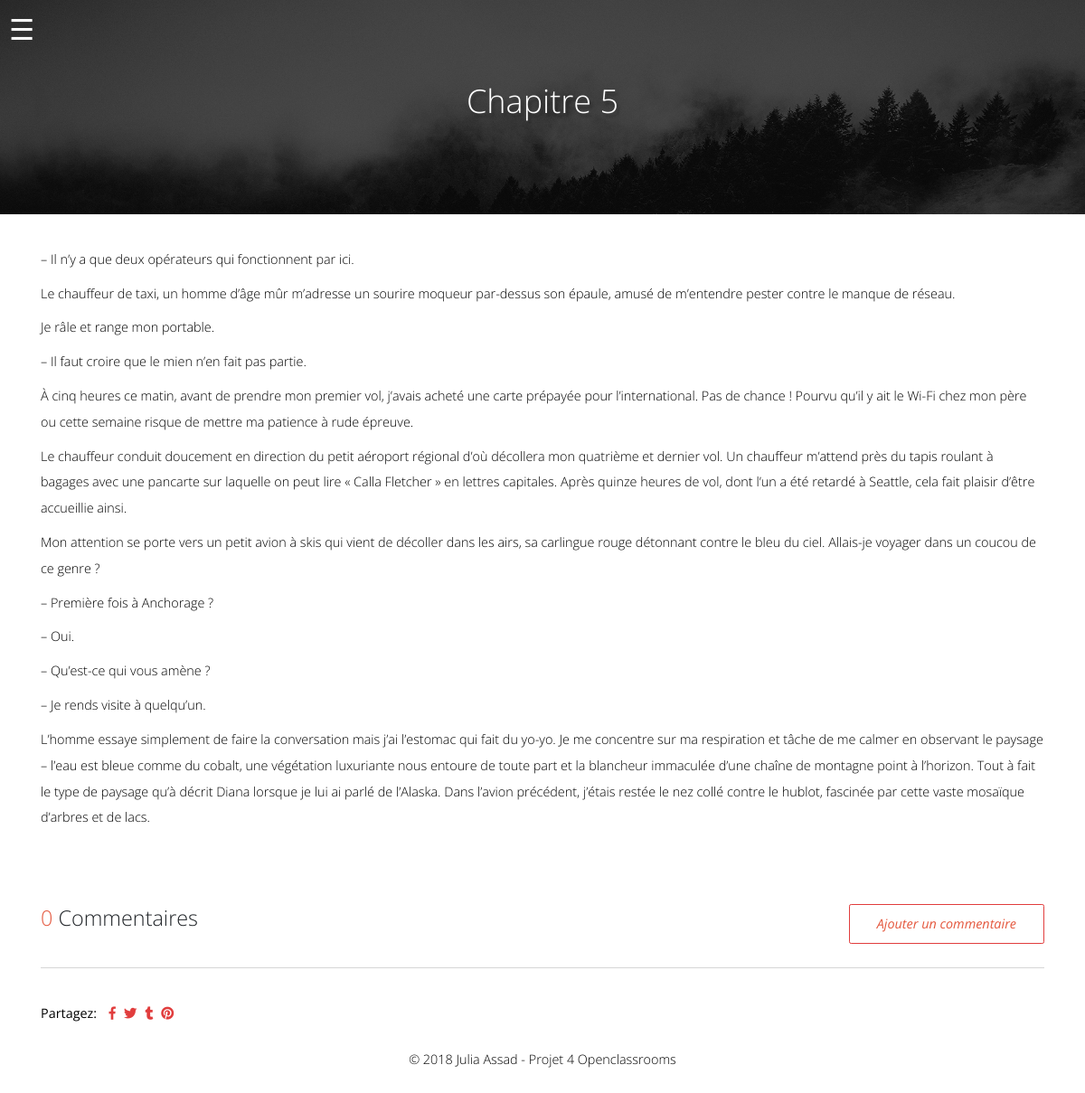
Page /chapitres/6 on the committed database.
### tables this page shows
CREATE TABLE `chapters` (
  `id` int(11) NOT NULL,
  `title` varchar(255) NOT NULL,
  `body` text NOT NULL,
  `image` varchar(255) NOT NULL,
  `created_at` datetime NOT NULL DEFAULT CURRENT_TIMESTAMP
);

### app/libraries/core.php (called while the page is built, shortened)
<?php
class Core
{
 protected $currentMethod = 'Index';
 public function __construct()
 {
  $url = $this->getUrl();
  if (file_exists('../app/controllers/' . ucwords($url[0]) . '.php')) {
   unset($url[0]);
  }
  $this->currentController = new $this->currentController;
  $this->params = $url ? array_values($url) : [];
  call_user_func_array([$this->currentController, $this->currentMethod], $this->params);
 }
 public function getUrl()
 {
  if (isset($_GET['url'])) {
   $url = rtrim($_GET['url'], '/');
   $url = filter_var($url, FILTER_SANITIZE_URL);
   $url = explode('/', $url);
   return $url;
  }
 }
}

### public/index.php (called while the page is built, shortened)
<?php
$init = new Core;

### app/libraries/database.php (called while the page is built, shortened)
<?php
class Database
{
 private $host = DB_HOST;
 private $user = DB_USER;
 private $pass = DB_PASS;
 private $dbname = DB_NAME;
 private $dbh;
 private $stmt;
 public function __construct()
 {
  $dsn = 'mysql:host=' . $this->host . ';dbname=' . $this->dbname;
  $options = array(
   PDO::ATTR_PERSISTENT => true,
   PDO::ATTR_ERRMODE => PDO::ERRMODE_EXCEPTION,
  );
  try {
   $this->dbh = new PDO($dsn, $this->user, $this->pass, $options);
  } catch (PDOException $e) {
   $this->error = $e->getMessage();
   echo $this->error;
  }}
 public function query($sql)
 {
  $this->stmt = $this->dbh->prepare($sql);
 }
 public function bind($param, $value, $type = null)
 {
  if (is_null($type)) {
   switch (true) {
    default:
     $type = PDO::PARAM_STR;
   }
  }
  $this->stmt->bindValue($param, $value, $type);
 }
 public function execute()
 {
  return $this->stmt->execute();
 }
 public function single()
 {
  $this->execute();
  return $this->stmt->fetch(PDO::FETCH_OBJ);
 }
}

### app/models/AdminChapter.php (called while the page is built, shortened)
<?php
class AdminChapter
{
 private $db;
 public function __construct()
 {
  $this->db = new Database;
 }
 public function getChapters()
 {
  $this->db->query('SELECT * FROM chapters');
  $results = $this->db->resultSet();
  return $results;
 }
 public function getChapterById($id)
 {
  $this->db->query('SELECT * FROM chapters WHERE id = :id');
  $this->db->bind(':id', $id);
  $row = $this->db->single();
  return $row;
 }
}

### app/views/pages/chapitre.php (the view, shortened to what this page needs)
<?php require APPROOT . '/views/inc/header.php';?>
<body class="page-template">
  <div id="container">
    <div class="page-banner">
      <button class="menu-btn">&#9776;</button>
      <div class="container">
        <div class="d-flex justify-content-center align-items-center">
          <h2 class="page-title">
            <?php echo $data['chapter']->title; ?>
          </h2>
        </div>
      </div>
    </div>
    <div class="chapter_single">
      <div class="container">
        <?php echo $data['chapter']->body; ?>
      </div>
    </div>
    <div id="comments" class="comments">
      <div class="container">
        <div class="comments_wrapper">
          <div class="comments-header d-sm-flex justify-content-between align-items-center text-center">
            <?php if ($data['commentsCount'] > 1 || $data['commentsCount'] === 0): ?>
            <h5><span class="commentsCount"><?php echo $data['commentsCount']; ?></span> Commentaires</h5>
            <?php else: ?>
            <h5><span class="commentsCount"><?php echo $data['commentsCount']; ?></span> Commentaire</h5>
            <?php endif;?>
            <div class="add-comment">
              <button class="btn">Ajouter un commentaire</button>
            </div>
          </div>
        </div>
      </div>
    </div>
    <div class="share-chapter">
      <div class="container">
        <div class="d-flex align-items-center">
          <p class="mr-3"><strong>Partagez:</strong></p>
          <ul class="d-flex social-icons list-unstyled">
            <li><a href="#"><i class="fab fa-facebook-f"></i></a>
            </li>
            <li><a href="#"><i class="fab fa-twitter"></i></a></li>
            <li><a href="#"><i class="fab fa-tumblr"></i></a></li>
            <li><a href="#"><i class="fab fa-pinterest"></i></a></li>
          </ul>
        </div>
      </div>
    </div>
  </div>
  <?php require APPROOT . '/views/inc/footer.php';?>

### rows in the picture
chapters: title "Chapitre 5", body "– Il n’y a que deux opérateurs qui fonctionnent par ici. Le chauffeur de taxi, un homme d’âge mûr m’adresse un sourire moqueur par-dessus son épaule, amusé de m’entendre pester contre le manque de réseau. Je râle et range mon portable. – Il faut croire que le mien n’en fait pas partie. À cinq heures ce matin, avant de prendre mon premier vol, j’avais acheté une carte prépayée pour l’international. Pas de chance ! Pourvu qu’il y ait le Wi-Fi chez mon père ou cette semaine risque de mettre ma patience à rude épreuve. Le chauffeur conduit doucement en direction du petit aéroport régional d’où décollera mon quatrième et dernier vol. Un chauffeur m’attend près du tapis roulant à bagages avec une…"

### other values in the picture
$data['commentsCount'] "0"
